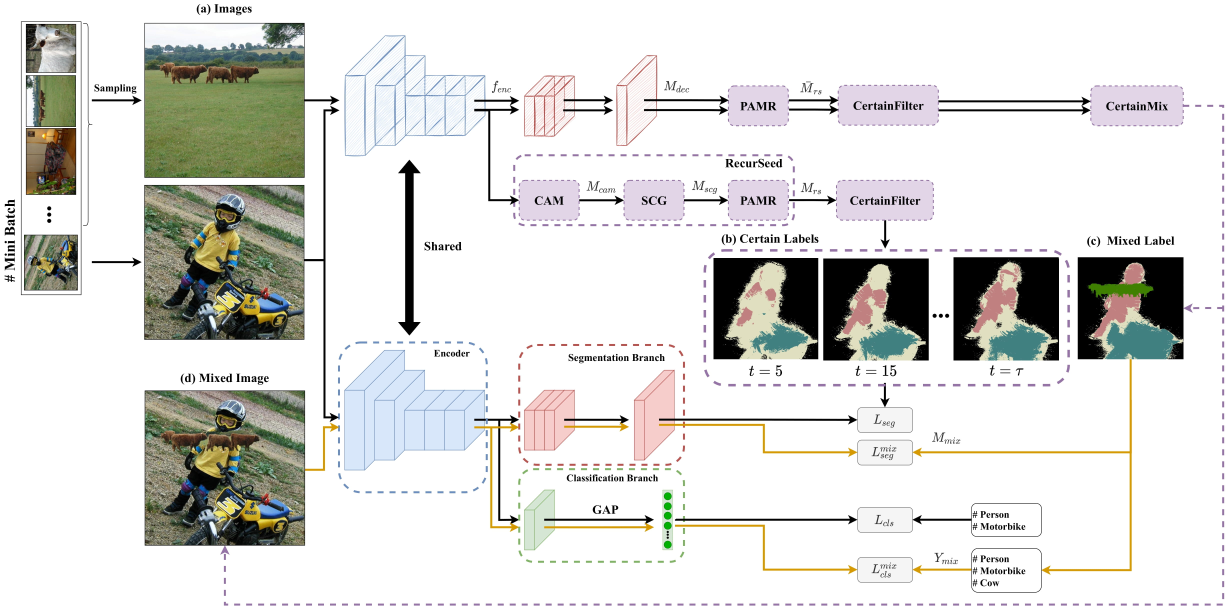
#> input picture resources/Overview.jpg, 4917 x 2442 px (shown at 1/4 size)
$ python -i cv_utils.py   (imports and definitions only)
#> lines starting #> are read from the running program, lines starting #| are printed output that depends on the picture
# Copyright (C) 2022 * Ltd. All rights reserved.
# author : Sanghyun Jo <shjo.april@gmail.com>

import cv2
import cmapy
import numpy as np

from typing import Tuple
from PIL import ImageFont, ImageDraw, Image

ESC = 27
SPACEBAR = 32

# [164 lines left out: functions create_color_maps, thresholding, get_kmeans, get_contours, get_CCL, not called in this run]

def get_edge(image, mode='canny', use_pillow=True):
#> called with mode = 'canny', use_pillow = True
    if use_pillow:
        image = np.asarray(image)

    if len(image.shape) == 3:
        image = cv2.cvtColor(image, cv2.COLOR_RGB2GRAY)
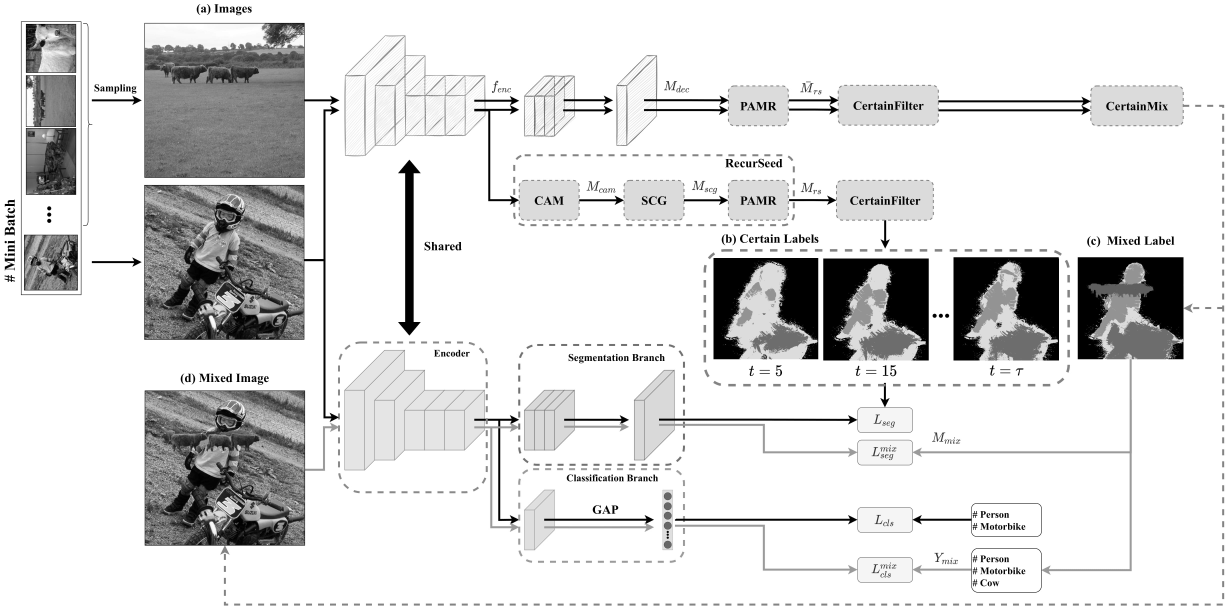
#> image: shape (2442, 4917) (shown at 1/4 size); min 0, max 255, mean 220.4

    image = cv2.GaussianBlur(image, (5, 5), 0)

    # [5 lines of commented-out code are left out]

    lower = 10
    upper = 100

    edge = cv2.Canny(image, lower, upper)
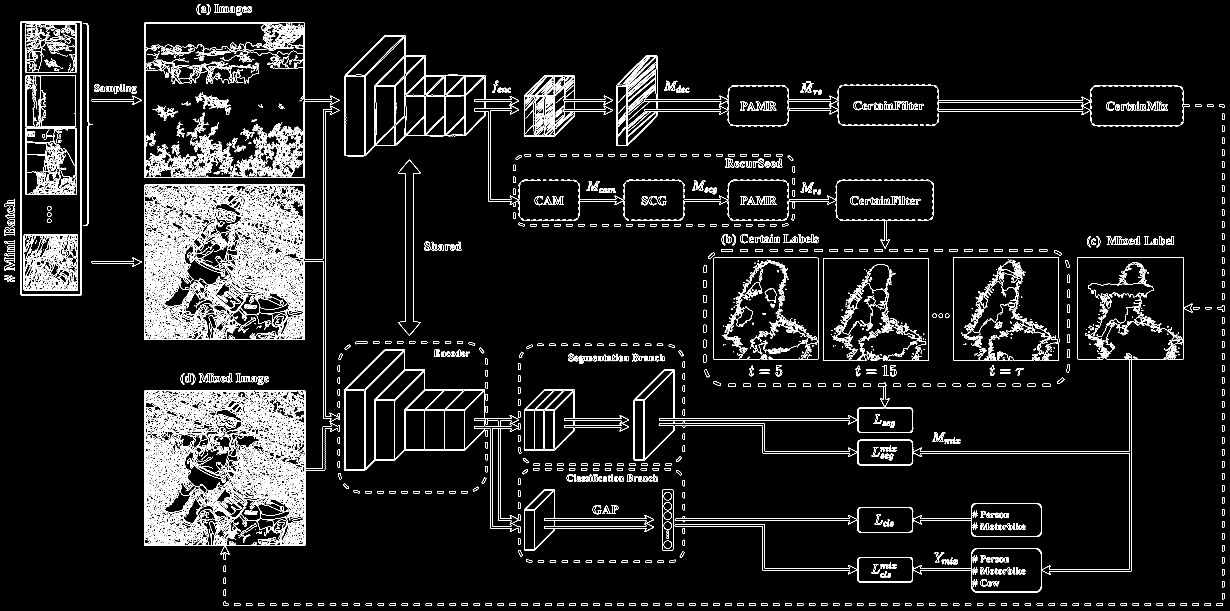
#> edge: shape (2442, 4917) (shown at 1/4 size); 4% white in thin lines or dots

    if use_pillow:
        edge = Image.fromarray(edge)

    return edge

# [36 lines left out: functions get_colors, apply_colormap, add_blank, not called in this run]

def draw_text_using_opencv(image: np.ndarray, text: str, coordinate: Tuple[int, int], color: Tuple[int, int, int]):
    cv2.putText(image, text, coordinate, cv2.FONT_HERSHEY_SIMPLEX, 0.7, color, 1, cv2.LINE_AA)

# [24 lines left out: functions draw_text_using_pillow, rotation_using_pillow, not called in this run]

>>> import cv2
>>> picture = cv2.cvtColor(cv2.imread('../../resources/Overview.jpg'), cv2.COLOR_BGR2RGB)
>>> result = get_edge(picture)
